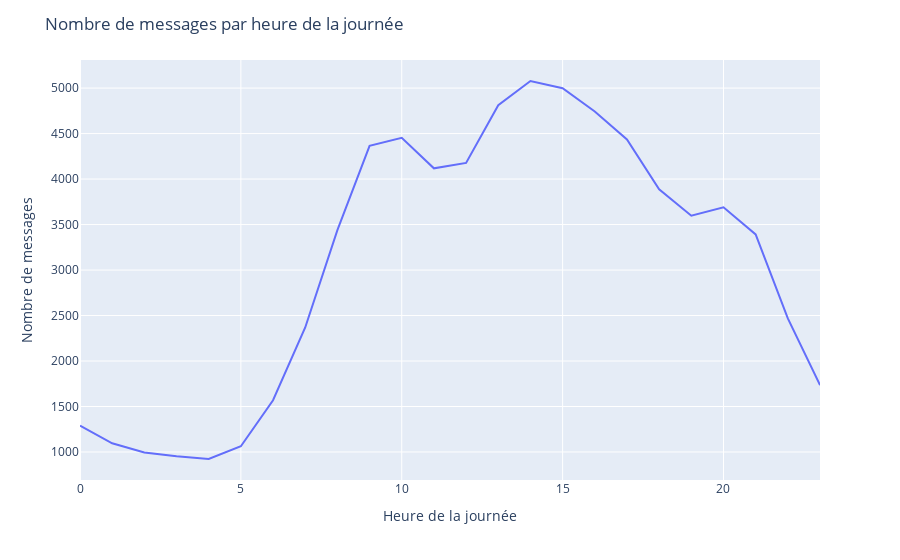

The cell this chart's notebook holds for it:
### Code cell
import pandas as pd
import plotly.express as px

pipeline = [
    {"$group": {
        "_id": {"$hour": {"$toDate": "$content.created_at"}},
        "count": {"$sum": 1}
    }}
]

result = list(forum_collection.aggregate(pipeline))

# Afficher le nombre de messages par heure
# for r in result:
#     print(f"Heure {r['_id']} : {r['count']} messages")

result_sorted = sorted(result, key=lambda r: r['_id'])

df = pd.DataFrame(result_sorted)
fig = px.line(df, x='_id', y='count')
fig.update_layout(
    xaxis_title="Heure de la journée",
    yaxis_title="Nombre de messages",
    title="Nombre de messages par heure de la journée"
)
fig.show()

### Figure 1 — Plotly figure (JSON) as saved in the notebook; plotly's stock layout.template omitted (floating-point values rounded to 4 significant figures)
{"data": [{"hovertemplate": "_id=%{x}<br>count=%{y}<extra></extra>", "legendgroup": "", "line": {"color": "#636efa", "dash": "solid"}, "marker": {"symbol": "circle"}, "mode": "lines", "name": "", "orientation": "v", "showlegend": false, "type": "scatter", "x": [0, 1, 2, 3, 4, 5, 6, 7, 8, 9, 10, 11, 12, 13, 14, 15, 16, 17, 18, 19, 20, 21, 22, 23], "xaxis": "x", "y": [1289, 1096, 995, 952, 923, 1063, 1569, 2369, 3439, 4365, 4454, 4118, 4178, 4812, 5078, 4999, 4743, 4436, 3887, 3597, 3690, 3391, 2468, 1735], "yaxis": "y"}], "layout": {"legend": {"tracegroupgap": 0}, "margin": {"t": 60}, "title": {"text": "Nombre de messages par heure de la journée"}, "xaxis": {"anchor": "y", "domain": [0, 1], "title": {"text": "Heure de la journée"}}, "yaxis": {"anchor": "x", "domain": [0, 1], "title": {"text": "Nombre de messages"}}}}
